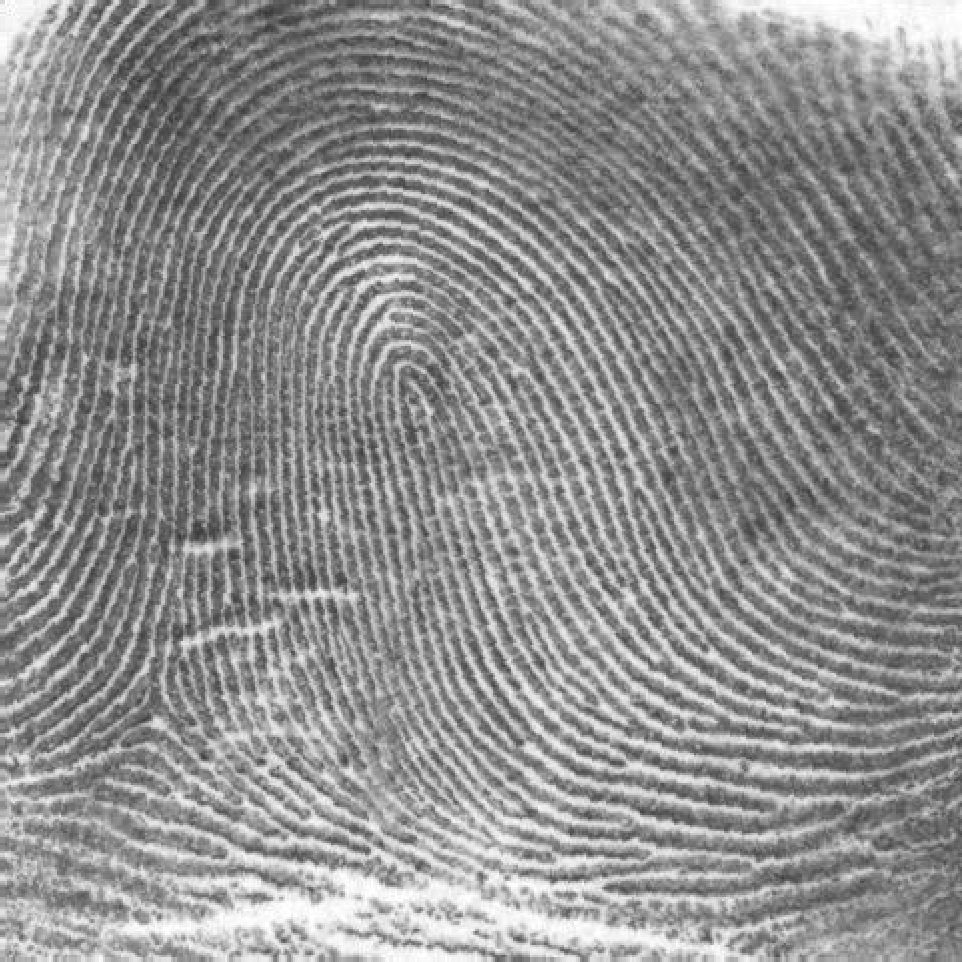
#> input picture PP2/Imagens_prova/fingerprint.tif, 962 x 962 px, found by its file name
$ jupyter execute 'Prova_Prática_2_SEL0449_SEL5895_2024_(Gabarito).ipynb'
#> lines starting #> are read from the running program, lines starting #| are printed output that depends on the picture; after the words box and inside, x2 and y2 are one past the last pixel; in counts of white or black regions, pixels touching at a corner belong together; long printed decimals are rounded
# Prova prática 2 - SEL0449-SEL5895 (2024)
### Introdução ao Processamento Digital de Imagens (SEL0449/SEL5895 - 2024)

**Instruções:**

 1. Esta prova consiste em 1 exercício.
 1. Deve-se colocar comentários nos códigos desenvolvidos.

ATENÇÃO!

Leia atentamente as instruções antes de iniciar a prova.

Não serão aceitas reclamações posteriores por desconhecimento de qualquer informação descrita neste tópico.

Instruções para a realização da Prova Prática 2 de Introdução ao Processamento Digital de Imagens (SEL0449/SEL5895):

- A prova PP2 estará disponível no sistema e-Disciplinas, que deve ser acessado a partir das 8:10h do dia 25/06/2024 exclusivamente de um dos computadores do Laboratório LEI-SEL-MENOR;

- Só será permitido o envio da prova resolvida até às 09:00 do mesmo dia, totalizando 50 minutos de duração;

- Após a conclusão da prova, faça o download do Jupyter notebook e envie para o professor pelo sistema E-Disciplinas;

- Provas realizadas com acesso de outro computador não pertencente ao LEI-SEL não serão consideradas;

- As provas são individuais e sem consulta;

- Nenhum outro material deve permanecer com o aluno durante a prova: caderno, livros, notebook, mochila, estojo, calculadora, celular, smartphone, smartwatch, etc. estão proibidos.

- Não será permitido ao aluno portar telefone celular nem smartwatch durante a prova, mesmo que desligado e no bolso. O mesmo deve ser colocado dentro da mochila ou em cima da mesa do professor. Não esqueça de desligá-lo!

- Durante a realização das provas, todos os programas e janelas do computador devem permanecer fechadas, com exceção da tela do navegador com o e-Disciplinas e do Google Colab (exclusivamente no caso da PP2). A consulta a qualquer material online ou qualquer site durante a realização da prova será considerado "cola" e anulará a prova do aluno, que ficará com nota zero.

- O aluno não poderá sair da sala durante o período de cada prova (apenas no intervalo entre elas);

- Os monitores da disciplina não são autorizados a responder nenhuma pergunta sobre o conteúdo das provas.

- Boa Prova!

**Dicas:**

* Caso queira obter a descrição de uma função específica, você pode utilizar o comando `help()`. Por exemplo: `help(np.max)`

* Ao plotar as imagens lembre-se das funções da biblioteca matplotlib.pyplot. Exemplo:

``` python
# Exemplo
plt.figure(figsize=(5,5)) # Tamanho da figura: 5x5 polegadas
plt.imshow(img, 'gray', vmin = v_min, vmax = v_max) # Mapa de cores: escala de cinza. Definição do valor máximo e mínimo de intensidade para visualização.
plt.title("Titulo da figura")
plt.show()
```

---

 <table class="tfo-notebook-buttons" align="left">
  <td>
    <a target="_blank" href="https://colab.research.google.com/github/LAVI-USP/SEL0449-SEL5895_2024_PROVA-PRATICA/blob/main/PP2/Prova_pr%C3%A1tica_SEL0449_SEL5895_(2024).ipynb">Executar no Google Colab</a>
  </td>
  <td>
    <a target="_blank" href="https://github.com/LAVI-USP/SEL0449-SEL5895_2024_PROVA-PRATICA/blob/main/PP2/Prova_pr%C3%A1tica_SEL0449_SEL5895_(2024).ipynb">Ver codigo fonte no GitHub</a>
  </td>
</table>

`Nome: `

`Número USP: `

### Introdução:

Vamos importar as bibliotecas que iremos utilizar:

[cell 1]
import numpy as np
import matplotlib.pyplot as plt
import cv2 as cv

#### **Atenção**: os códigos abaixo são para fazer o download das imagens (EXECUTE-OS). Os mesmos não fazem parte dessa prática.

[cell 2]
import urllib.request

try:
  urllib.request.urlretrieve("https://github.com/LAVI-USP/SEL0449-SEL5895_2024_PROVA-PRATICA/blob/main/PP1/Imagens_prova/fingerprint.tif?raw=true", "fingerprint.tif")
except:
  print("[ERRO] Não foi possível fazer o download das imagens dessa prática. Entre em contato com o monitor")

### 1) Realce - Reconhecimento de digital:

Na atualidade, muitas são as situações nas quais a impressão digital é utilizada como chave para o reconhecimento de indivíduos. Com aplicações desde o desbloqueio de celulares, abertura de portas, e até mesmo a validação de transações bancárias, é crucial, para a segurança e confiabilidade destes processos, que tal reconhecimento seja o mais preciso possível.

Um importante passo no reconhecimento automatizado de impressões digitais é o realce das cristas das impressões.

Neste exercício, utilizaremos, portanto, da filtragem passa-alta para realçar as cristas da impressão digital contida na imagem ```fingerprint.tif```, digitalizada com de **resolução de 684 DPI**.

1. Carregue a imagem ```fingerprint.tif``` e mostre-a.
2. Passe esta imagem para o domínio da frequência (espectro de Fourier). Em seguida, mostre a magnitude do espectro (**Lembre-se do padding**).
3. Crie um filtro de realce (50%) utilizando um passa-alta do tipo “Butterworth” (n = 4) com frequência de corte **1,3 ciclos/mm**. Aplique na imagem e verificar o resultado (mostre a magnitude do filtro criado, a imagem filtrada e o espectro de frequências filtrado).
4. Binarize, através do método de Otsu, a imagem original e a imagem filtrada. Mostre os resultados lado a lado.
5. Comente os resultados.

**Dica:**
*  Utilize a função *plt.subplot* para criar *subplots* e a função *plt.title* para colocar título em cada subplot. No plot das componentes utilize o *colormap* "gray" e especifique os valores máximos e mínimos em níveis de cinza.

**Funções úteis:**

```python
f = np.fft.fft2(img,s=(Mf,Nf))
fshift = np.fft.fftshift(f)
magnitude_spectrum = 20*np.log(np.abs(fshift)+1.)

ret,th = cv.threshold(img,0,255,cv.THRESH_BINARY+cv.THRESH_OTSU)

```

[cell 3]
# Seu código começa aqui

# Item 1
fingerprint = cv.imread('fingerprint.tif', cv.IMREAD_GRAYSCALE)
#> fingerprint is the input picture: shape (962, 962); min 52, max 255, mean 143.1

print(fingerprint.shape)
#| (962, 962)
print(fingerprint.dtype)
#| uint8

plt.figure(figsize=(5,5))
plt.imshow(fingerprint,'gray')
plt.title('Imagem original')
plt.show()

# Seu código termina aqui

[cell 4]
# Item 2
M,N = fingerprint.shape
#> M = 962; N = 962
print(M,N)
#| 962 962

#padding
Mf = 2*M
#> Mf = 1924
Nf = 2*N
#> Nf = 1924

f = np.fft.fft2(fingerprint,s=(Mf,Nf))
fshift = np.fft.fftshift(f)
print(fshift.dtype)
#| complex128
magnitude_spectrum = 20*np.log(np.abs(fshift)+1.0)
print(magnitude_spectrum.shape)
#| (1924, 1924)

plt.figure(figsize=(10,10))
plt.subplot(1,2,1)
plt.imshow(fingerprint,'gray')
plt.title('Imagem original')
plt.subplot(1,2,2)
plt.imshow(magnitude_spectrum,'gray')
plt.title('Espectro - Imagem original')
plt.show()

[cell 5]
# Item 3

c_u = Mf//2
#> c_u = 962
c_v = Nf//2
#> c_v = 962


print("Centro: ", c_u, c_v)
#| Centro:  962 962

# 684 pixels --- 1 polegada = 25,4 [mm]
#   1 pixel  --- delta_x [mm]

delta_x = 25.4/684
print("delta_x =", delta_x)

u_max = 1/(2*delta_x)              # freq. de Nyquist em ciclos/mm
print("u_max =", u_max)
# M pixels --- u_max [ciclos/mm]
#   1 pixel  --- delta_u [ciclos/mm]
delta_u = u_max/(M)              # em ciclos/mm
#> delta_u = 0.014
print("delta_u =", delta_u)
#| delta_u = 0.014

#  1 pixel  --- delta_u [ciclos/mm]
# D0 pixels --- 1,2 [ciclos/mm]

D0 = 1.3//delta_u
#> D0 = 92

print("D0 =", D0)
#| D0 = 92.0


butter_n = 4
filtro_pa_butterworth = np.zeros((Mf,Nf))
for u in range(0,Mf):
    for v in range (0,Nf):
        D = np.sqrt((u-c_u)**2+(v-c_v)**2)
        filtro_pa_butterworth [u,v] = (1 - 1/(1+(D/D0)**(2*butter_n)))*0.5 + 1
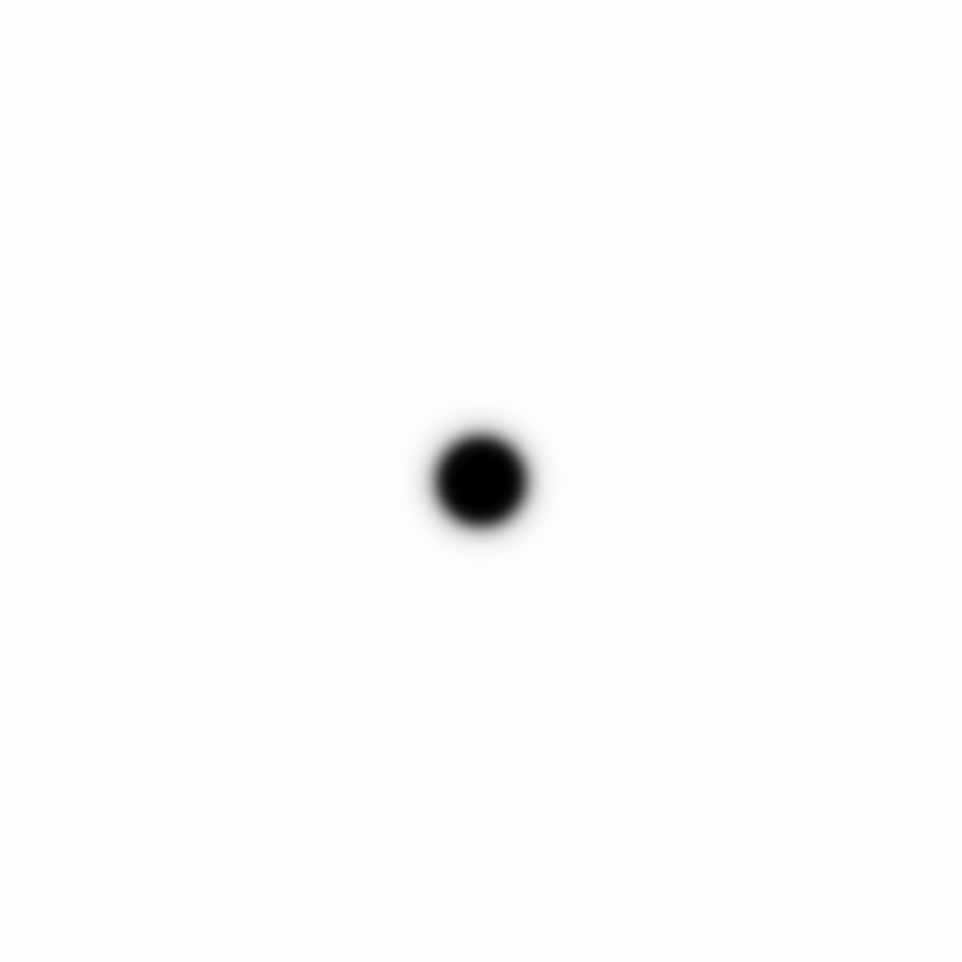
#> filtro_pa_butterworth: shape (1924, 1924) float64 (shown at 1/2 size); min 1, max 1.5, mean 1.5; drawn with min black and max white

mag_filtro_pa_butterworth = fshift * filtro_pa_butterworth

ifshift = np.fft.ifftshift(mag_filtro_pa_butterworth)
img_filtro_pa_butterworth = np.fft.ifft2(ifshift)
img_filtro_pa_butterworth_abs = np.abs(img_filtro_pa_butterworth)
img_filtro_pa_butterworth = img_filtro_pa_butterworth_abs[0:M,0:N].astype('uint8')

plt.figure(figsize=(10,10))
plt.subplot(2,2,1)
plt.imshow(fingerprint,'gray')
plt.title('Imagem original')
plt.subplot(2,2,2)
plt.imshow(filtro_pa_butterworth, 'gray', vmin = 0, vmax = 1.5)
plt.title('Filtro de Realce')
plt.subplot(2,2,3)
plt.imshow(img_filtro_pa_butterworth,'gray')
plt.title('Imagem filtrada')
plt.subplot(2,2,4)
plt.imshow(20*np.log(np.abs(mag_filtro_pa_butterworth)+1.0),'gray')
plt.title('Espectro filtrado')
plt.show()
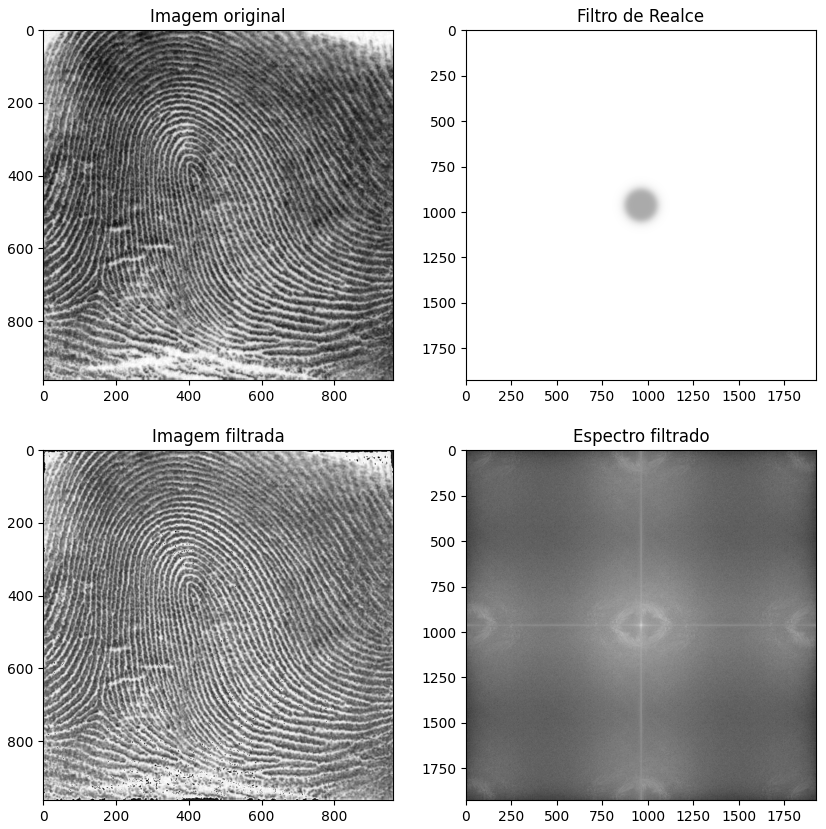
#> figure drawn by matplotlib, 4 panels

[cell 6]
plt.figure(figsize=(10,10))
plt.subplot(1,2,1)
plt.imshow(fingerprint,'gray')
plt.title('Imagem original')
plt.subplot(1,2,2)
plt.imshow(img_filtro_pa_butterworth, 'gray')
plt.title('Imagem filtrada')
plt.show()

[cell 7]
# Item 4
ret2,original_binarizada = cv.threshold(fingerprint,0,255,cv.THRESH_BINARY+cv.THRESH_OTSU)
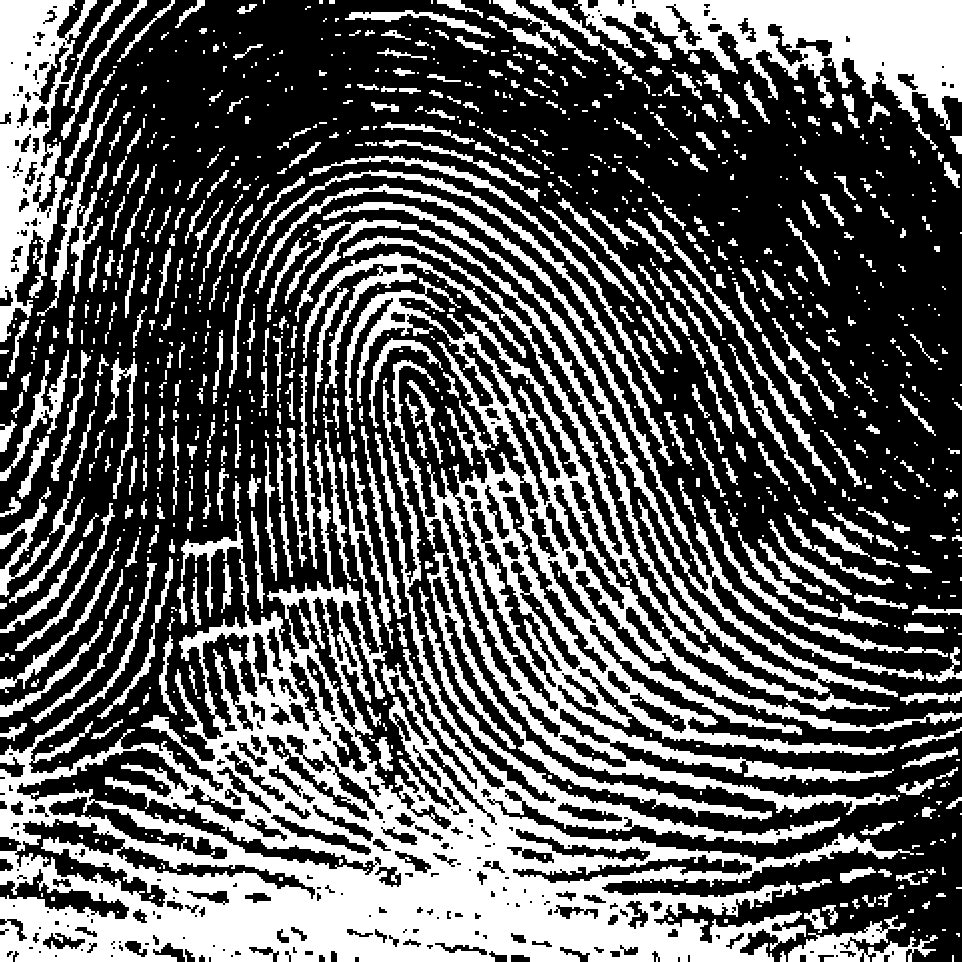
#> original_binarizada: shape (962, 962); 36.3% white; 1028 white regions (528 under 20 px), largest, box (x1, y1, x2, y2) and area: (0, 386, 914, 962) 127203, (343, 236, 962, 815) 52307, (574, 0, 962, 130) 22952
#> ret2 = 152
ret2,filtrada_binarizada = cv.threshold(img_filtro_pa_butterworth,0,255,cv.THRESH_BINARY+cv.THRESH_OTSU)
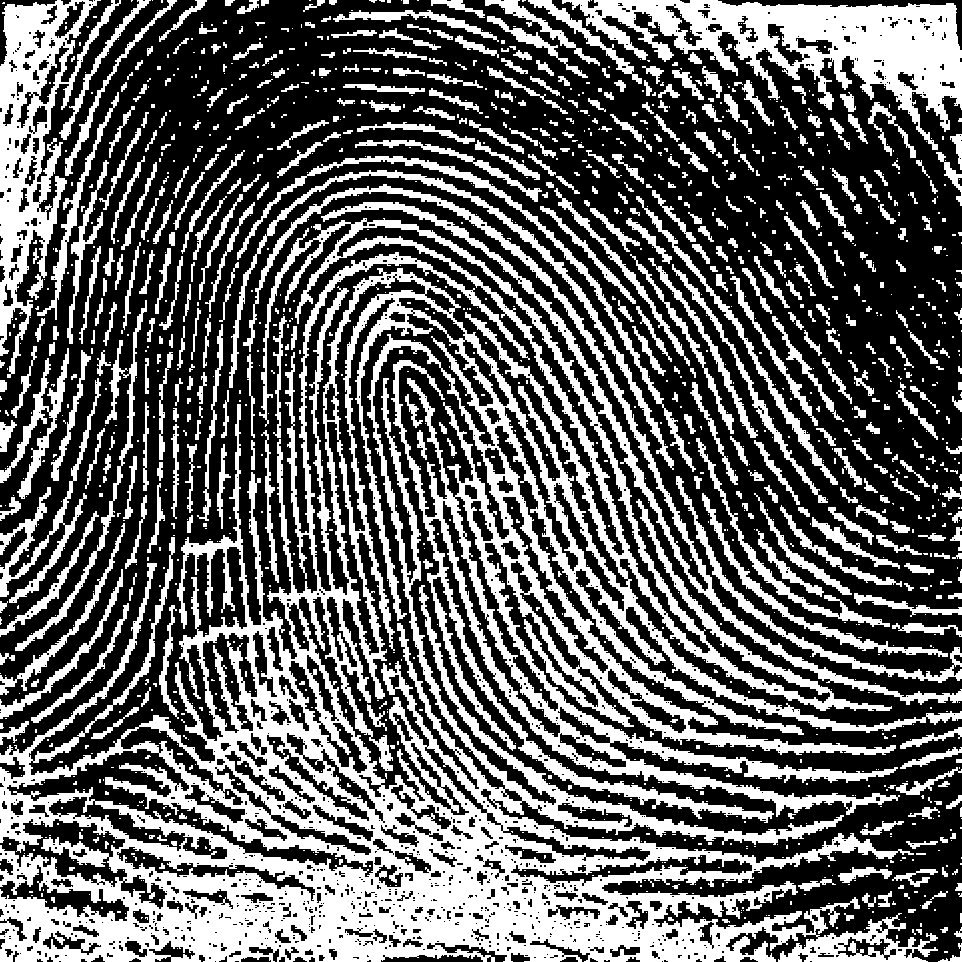
#> filtrada_binarizada: shape (962, 962); 38.9% white; 1675 white regions (1181 under 20 px), largest, box (x1, y1, x2, y2) and area: (0, 218, 962, 962) 206965, (562, 0, 962, 150) 21760, (0, 0, 121, 378) 14166
#> ret2 = 150

plt.figure(figsize=(10,10))
plt.subplot(1,2,1)
plt.imshow(original_binarizada, cmap='gray', vmin=0, vmax=255)
plt.title("Original binarizado")
plt.subplot(1,2,2)
plt.imshow(filtrada_binarizada, cmap='gray', vmin=0, vmax=255)
plt.title("Filtrada binarizado")
plt.show()
